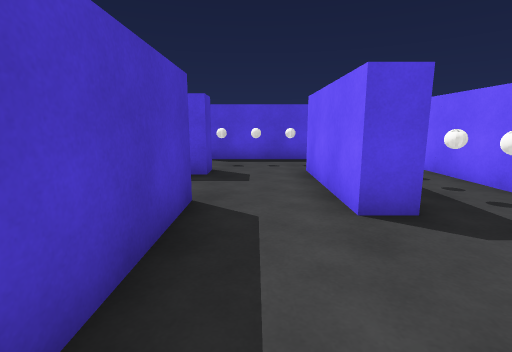
view 1 (above)

24 first-person views from a walk through a Unity game level. The camera is 1.2 m above the floor, tilts 10° down and sees 85° across. The floor is counted in squares, 1 m on a side. Each view is taken from the middle of a square. On the plan, view 1 faces up. The plan holds only what a view shows up to about 13 squares ahead; the rest is blank. The place goes on beyond the plan. Surface patterns are stand-ins for the level's own textures.

view 2
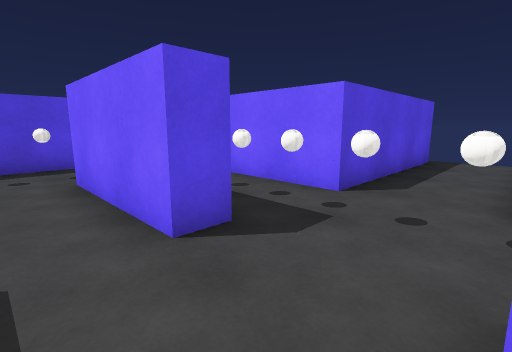

view 3
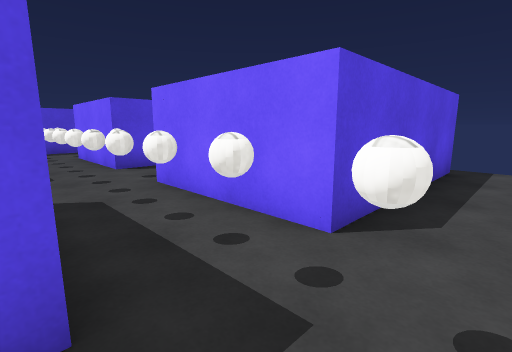

view 4
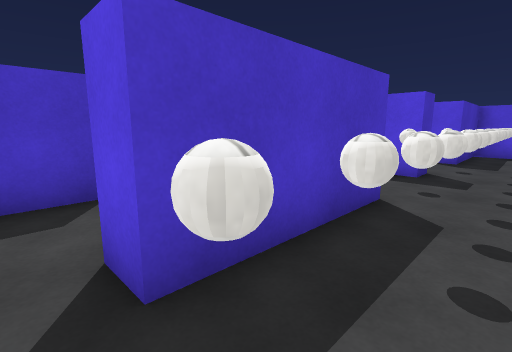

view 5
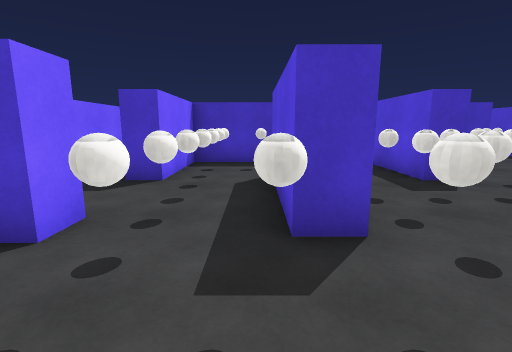

view 6
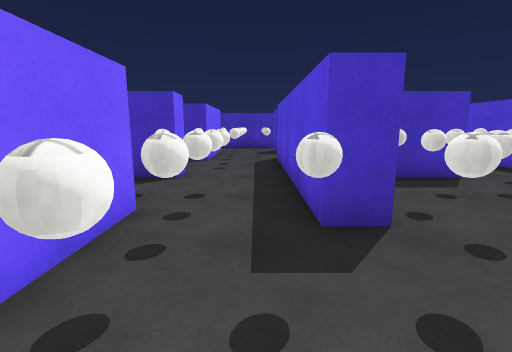

view 7
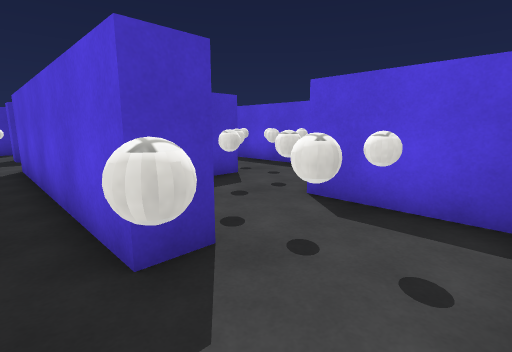

view 8
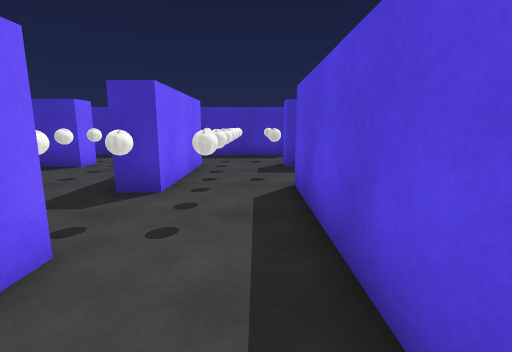

view 9
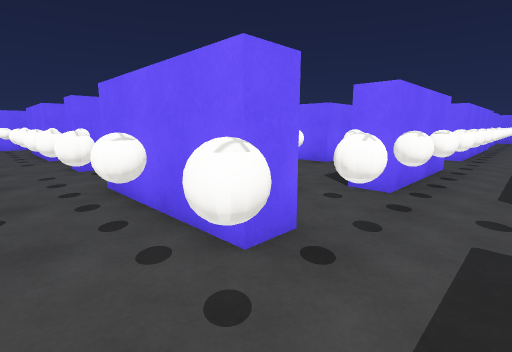

view 10
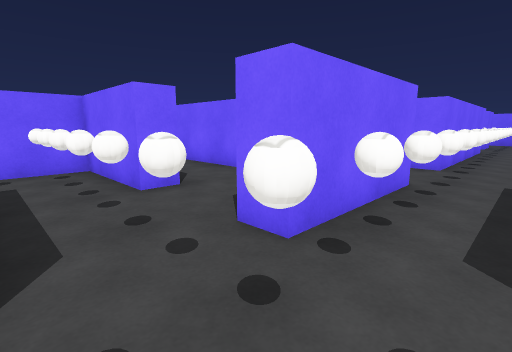

view 11
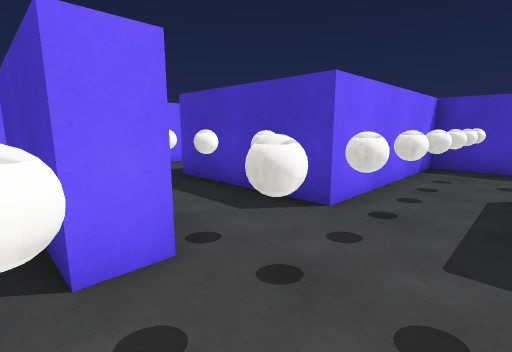

view 12
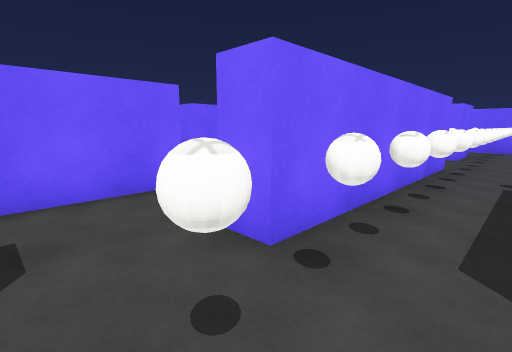

view 13
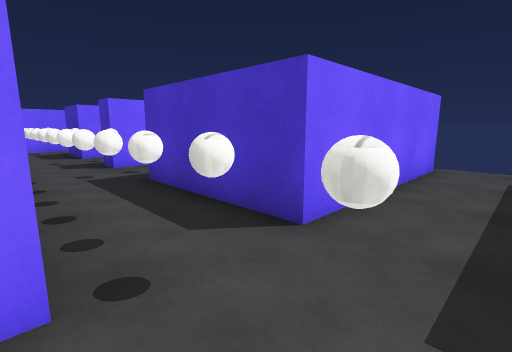

view 14
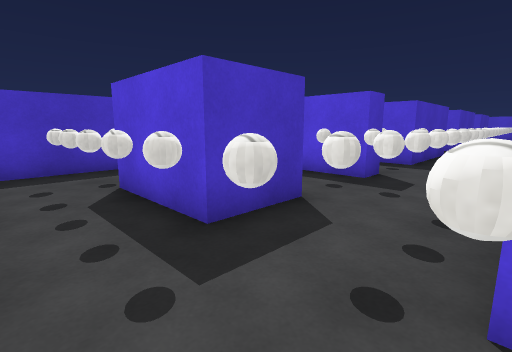

view 15
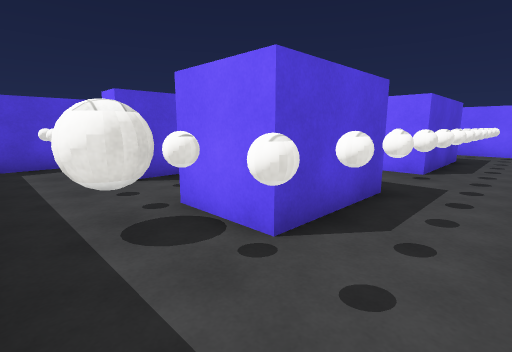

view 16
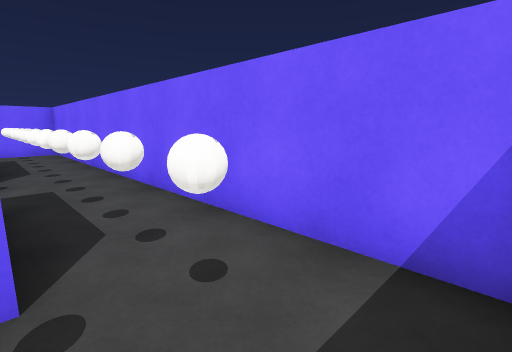

view 17
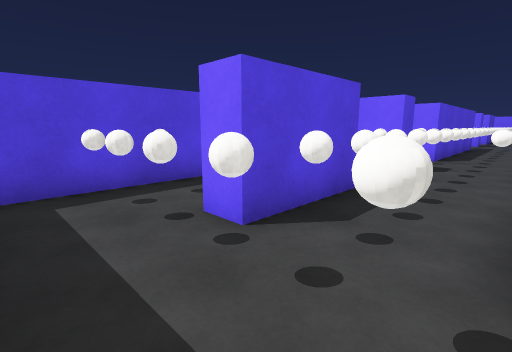

view 18
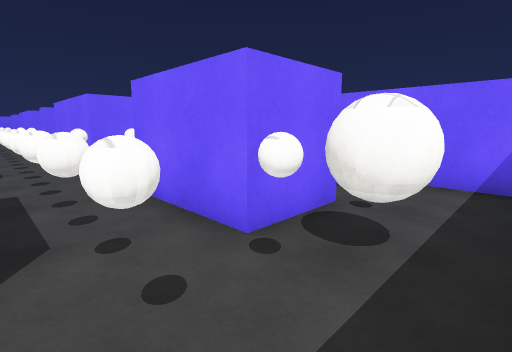

view 19
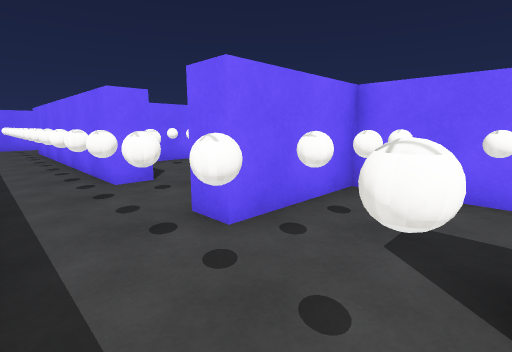

view 20
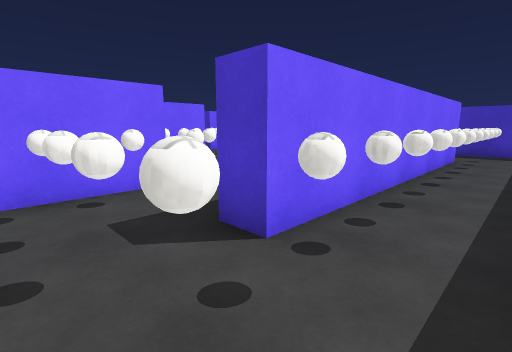

view 21
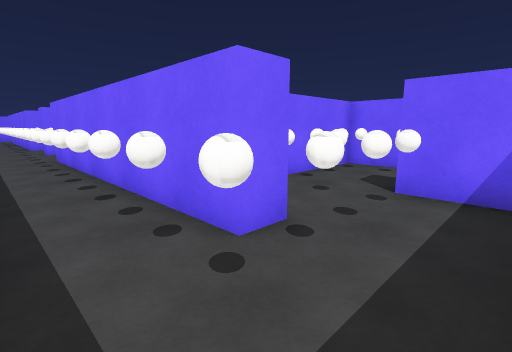

view 22
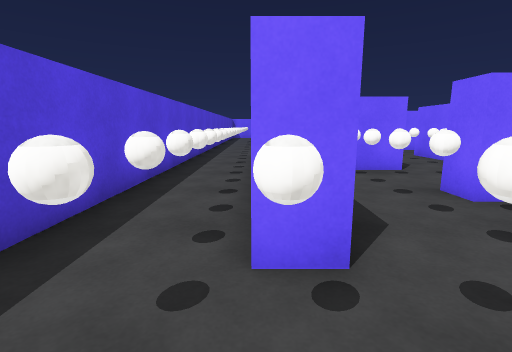

view 23
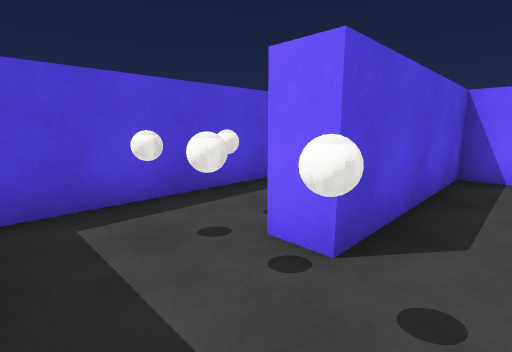

view 24
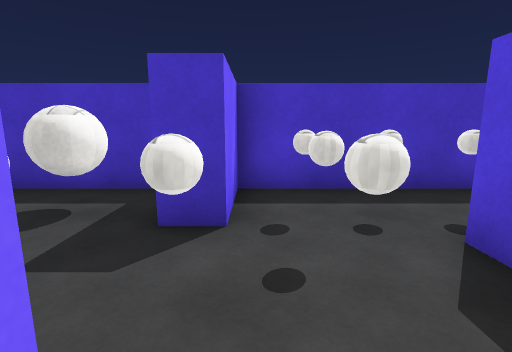

### Floor plan
Key: @ floor where view 1 was taken; # wall or solid block; x gap in a wall; . floor; O other object.
Columns run from 21 left of view 1 to 11 right of it. Each row starts with its distance up from view 1.
 21  #################
 20  ........................
 19 #.OO.OOOOOOOOOO.OOOOOOOOOO.OOOO
 18 #.O.##########O...O##########.
 17 #.O.######   #O.#.O########
 16 #.OO.OOOO#  OOO.#.OOOO.#...
 15 ###..O...# O.####  #.O.#O..
 14 # #...#..#...#######...#..#
 13 #....O#.O..O.........O..O.#
 12 #.OO.O#.OOOOOOO...OOOOOOO.#
 11 #...###.O####.O.#.O.####O.##
 10 #.......O.....O.#.O.....O...
  9 #.OO.OOOOOOOOOO.#.OOOOOOOO.
  8 #######.O....#######....O.#
  7       #.O##..#     #...#O.#
  6       #.O##....     ...#O.#
  5       #.O##......   ...#O.#
  4       #.O##.######  #..#O.######x
  3 ............#       #............
  2 ........O...#       #...O........
  1 x######.O##.#       #.##O.      x
  0       #.O#  #        @
 -1       #.O#
 -2       #.O#
 -3  ######.O#      #
 -4  .OO...OO#      #
 -5  .O.....O#      #
 -6  .O.###.O##O #####
 -7  .OO.OOOOOOOOOO.OOO
 -8  ..................
 -9  .O####.O#####O   O
-10 #.O####.O#####  #
-11 #.O####.O#####..#
-12 #.OO.OOOOOOOOOO.#
-13 #...............#
-14 #################

Where each view was taken, in squares from view 1:
view 1: 0 up, 0 right, facing up
view 2: 1 up, 0 right, facing up-right
view 3: 2 up, 2 right, facing up-right
view 4: 3 up, 4 right, facing up-left
view 5: 10 up, 5 right, facing left
view 6: 13 up, 2 right, facing left
view 7: 13 up, 1 right, facing up-left
view 8: 13 up, 3 left, facing left
view 9: 13 up, 14 left, facing down-right
view 10: 10 up, 14 left, facing down-right
view 11: 10 up, 11 left, facing down-left
view 12: 3 up, 14 left, facing down-right
view 13: 3 up, 12 left, facing down-left
view 14: 13 down, 12 left, facing up-left
view 15: 13 down, 20 left, facing up-right
view 16: 11 down, 20 left, facing down-right
view 17: 9 down, 20 left, facing up-right
view 18: 7 down, 20 left, facing down-right
view 19: 20 up, 8 left, facing down-right
view 20: 20 up, 6 left, facing down-left
view 21: 20 up, 20 left, facing down-right
view 22: 18 up, 20 left, facing right
view 23: 16 up, 20 left, facing up-right
view 24: 15 up, 15 left, facing left
